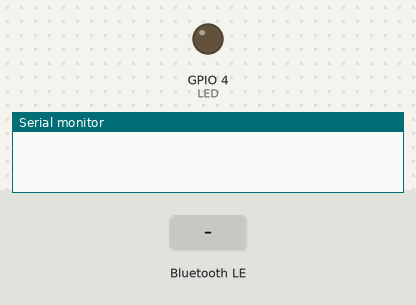
Bench run of a sketch on a simulated ESP32. On the bench: output pins drawn as LEDs (lit = HIGH), the last lines printed to the serial monitor. The inputs (shaded band) are chosen by the test bench. Nothing arrives over Bluetooth unless stated; a phone connects over Bluetooth LE 3 s after start.

Above: at 1.2 s.
1.3 s: Bluetooth LE write "ON" received
At 2.0 s:
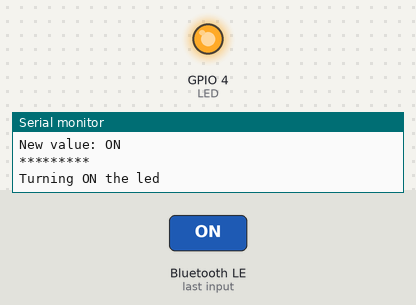
2.8 s: Bluetooth LE write "OFF" received
At 3.2 s:
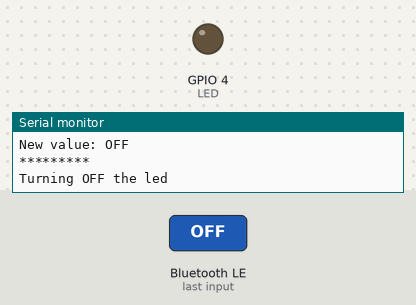
Timing chart, 0 to 5.8 s (numbered marks = the images above; inputs shaded):
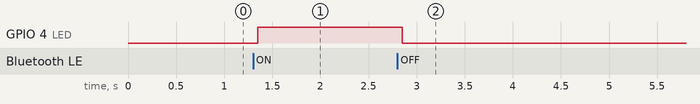

The sketch:

BLE_led_controlling.ino
```cpp
#include <BLEDevice.h>
#include <BLEUtils.h>
#include <BLEServer.h>

#define SERVICE_UUID        "3b964345-3304-4506-9080-e55cf77dae6b"
#define CHARACTERISTIC_UUID "56d6ba54-a577-43e3-9bfd-df3db3b33b88"

#define LED 4

class MyCallbacks: public BLECharacteristicCallbacks
{
    void onWrite(BLECharacteristic *pCharacteristic)
    {
      std::string value = pCharacteristic->getValue();

      if (value.length() > 0)
      {
        Serial.println("*********");
        Serial.print("New value: ");
        for (int i = 0; i < value.length(); i++)
          Serial.print(value[i]);

        Serial.println();
        Serial.println("*********");
      }
      if(value == "ON")
      {
        Serial.println("Turning ON the led");
        digitalWrite(LED, HIGH);
      }
      if(value == "OFF")
      {
        Serial.println("Turning OFF the led");
        digitalWrite(LED, LOW);
      }


    }
};

void setup()
{
  Serial.begin(115200);
  pinMode(LED,OUTPUT);

  BLEDevice::init("ESP32-BLE");
  BLEServer *pServer = BLEDevice::createServer();

  BLEService *pService = pServer->createService(SERVICE_UUID);

  BLECharacteristic *pCharacteristic = pService->createCharacteristic(
                                         CHARACTERISTIC_UUID,
                                         BLECharacteristic::PROPERTY_READ |
                                         BLECharacteristic::PROPERTY_WRITE
                                       );

  pCharacteristic->setCallbacks(new MyCallbacks());

  pCharacteristic->setValue("Hello!");
  pService->start();

  BLEAdvertising *pAdvertising = pServer->getAdvertising();
  pAdvertising->start();
}

void loop() {
  // put your main code here, to run repeatedly:
  delay(2000);
}
```

Measured:
- after the input at 1.3 s, GPIO 4 (LED): LOW → HIGH after 0.05 s
- after the input at 2.8 s, GPIO 4 (LED): HIGH → LOW after 0.05 s
